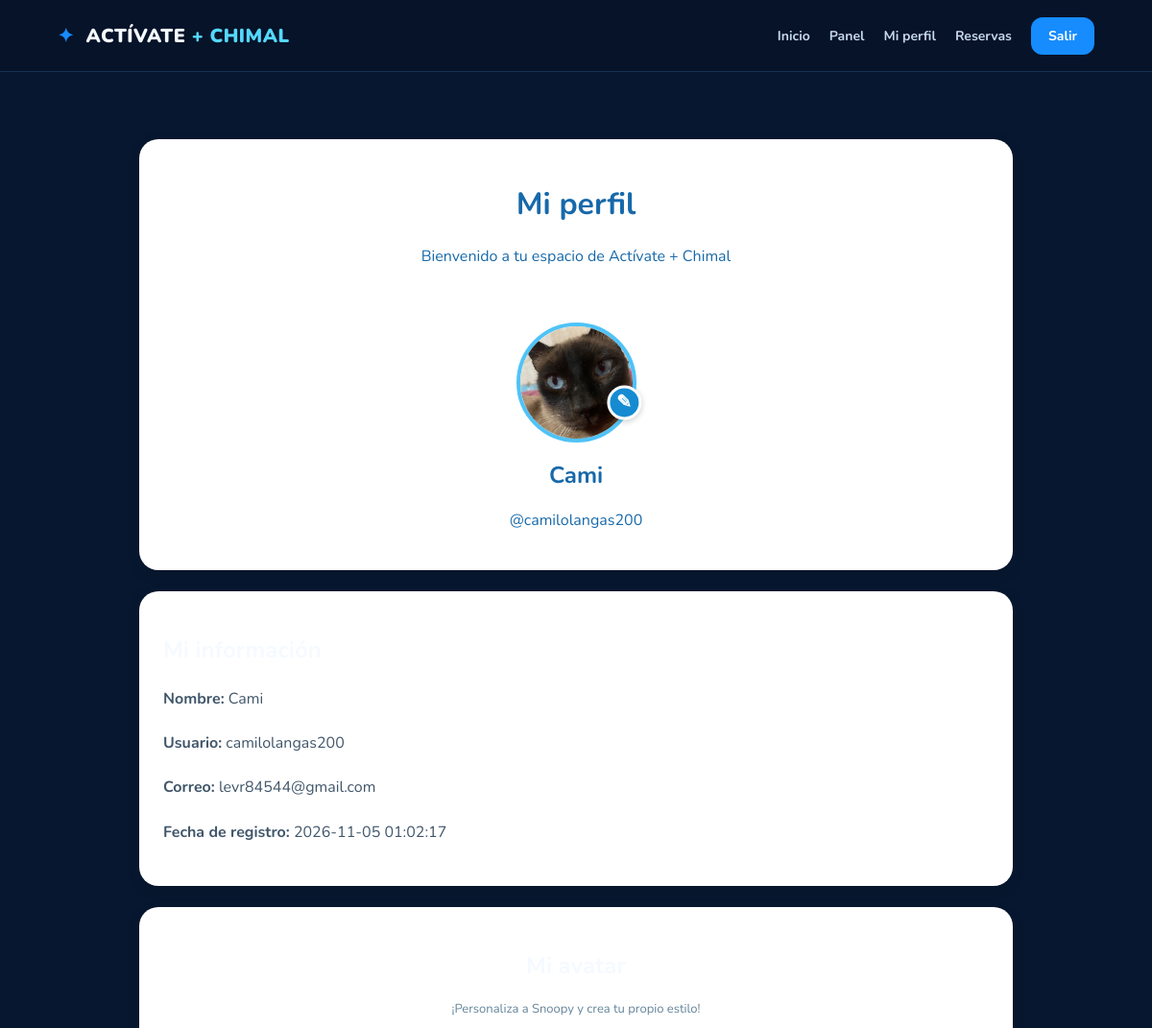
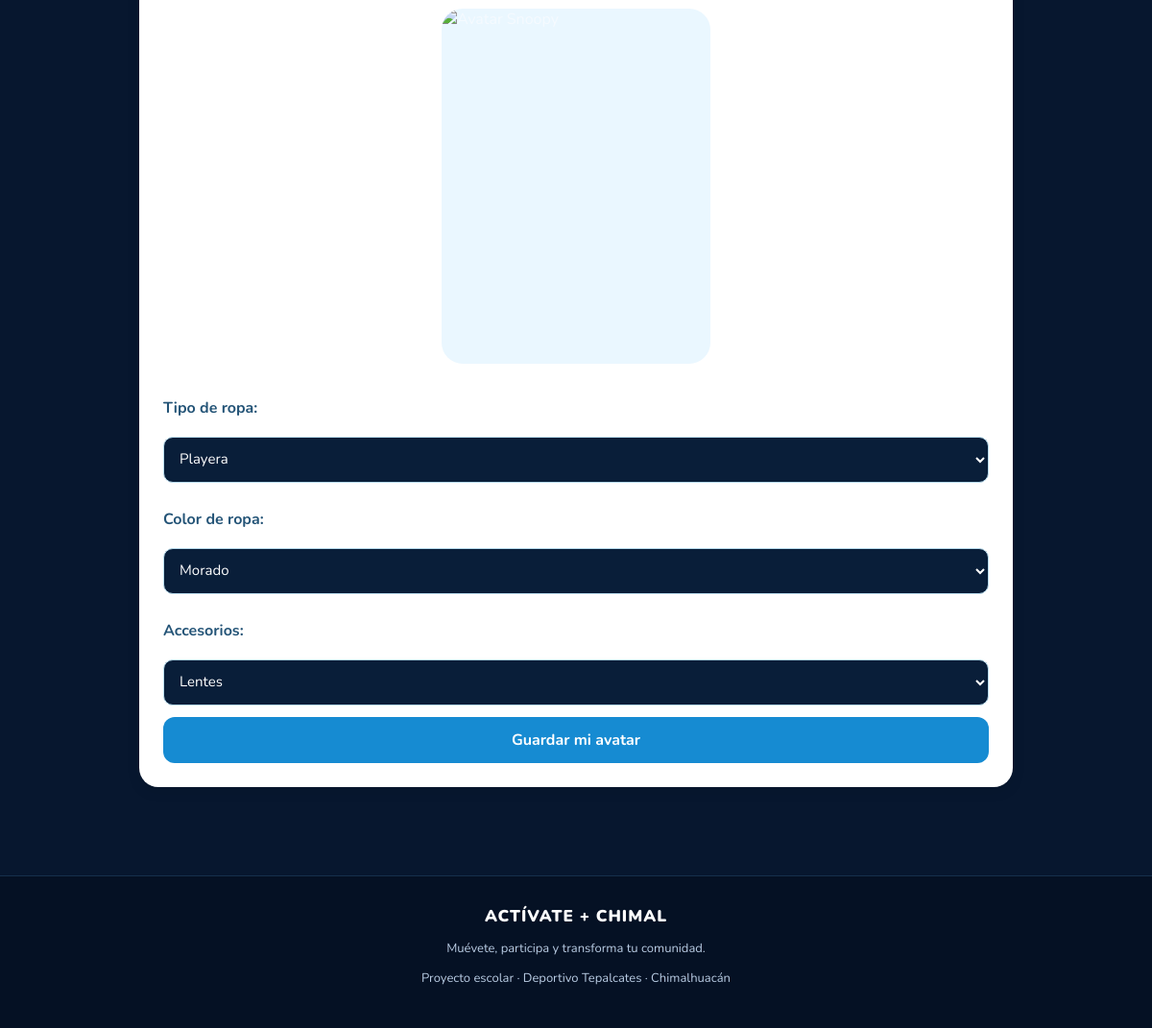
The app's page /perfil (signed in) with its own data (2 pictures, top to bottom).
### tables this page shows
CREATE TABLE usuarios (

            id INTEGER PRIMARY KEY AUTOINCREMENT,

            nombre TEXT NOT NULL,

            usuario TEXT UNIQUE NOT NULL,

            correo TEXT UNIQUE NOT NULL,

            password_hash TEXT NOT NULL,

            foto_perfil TEXT,

            avatar_json TEXT DEFAULT '{}',

            fecha_registro TIMESTAMP DEFAULT CURRENT_TIMESTAMP

        );

### app/routes/profile.py (the view)
@profile.route("/perfil")
def perfil():
    usuario = obtener_usuario()
    if usuario is None:
        return redirect(url_for("auth.login"))
    try:
        avatar = json.loads(usuario["avatar_json"] or "{}")
    except (ValueError, TypeError):
        avatar = {}
    return render_template(
        "perfil.html",
        usuario=usuario,
        avatar=avatar
    )

### app/routes/profile.py (called while the page is built)
def obtener_usuario():
    if "usuario_id" not in session:
        return None
    return get_db().execute(
        "SELECT * FROM usuarios WHERE id = ?",
        (session["usuario_id"],)
    ).fetchone()

### database.py (called while the page is built)
def get_db():
    if "db" not in g:
        database_path = current_app.config["DATABASE"]
        os.makedirs(os.path.dirname(database_path), exist_ok=True)
        g.db = sqlite3.connect(database_path)
        g.db.row_factory = sqlite3.Row
        g.db.execute("PRAGMA foreign_keys = ON")
    return g.db

### app/templates/perfil.html (shortened to what this page needs)
{% extends "base.html" %}
{% block content %}
<div class="perfil-contenedor">
    <div class="perfil-tarjeta perfil-encabezado">
        <h1>Mi perfil</h1>
        <p>Bienvenido a tu espacio de Actívate + Chimal</p>
        <form
            id="formFoto"
            action="{{ url_for('profile.foto') }}"
            method="POST"
            enctype="multipart/form-data"
        >
            <div class="foto-contenedor">
                {% if usuario['foto_perfil'] %}
                    <img
                        id="fotoActual"
                        class="foto-perfil"
                        src="{{ url_for('static', filename='uploads/' ~ usuario['foto_perfil']) }}"
                        alt="Mi fotografía"
                    >
                {% endif %}
                <label
                    for="foto"
                    class="boton-editar-foto"
                    title="Cambiar fotografía"
                >
                    ✎
                </label>
            </div>
        </form>
        <h2>{{ usuario['nombre'] }}</h2>
        <p>@{{ usuario['usuario'] }}</p>
    </div>
    <div class="perfil-tarjeta">
        <h2>Mi información</h2>
        <div class="perfil-datos">
            <p>
                <strong>Nombre:</strong>
                {{ usuario['nombre'] }}
            </p>
            <p>
                <strong>Usuario:</strong>
                {{ usuario['usuario'] }}
            </p>
            <p>
                <strong>Correo:</strong>
                {{ usuario['correo'] }}
            </p>
            <p>
                <strong>Fecha de registro:</strong>
                {{ usuario['fecha_registro'] }}
            </p>
        </div>
    </div>
    <div class="perfil-tarjeta">
        <h2 style="text-align:center;">Mi avatar</h2>
        <p class="perfil-nota">
            ¡Personaliza a Snoopy y crea tu propio estilo!
        </p>
        <div class="avatar-contenedor">
            <img
                src="{{ url_for('static', filename='img/avatar-snoopy.png') }}"
                alt="Avatar Snoopy"
            >
        </div>
        <form
            class="perfil-formulario"
            action="{{ url_for('profile.guardar_avatar') }}"
            method="POST"
        >
            <label for="ropa">Tipo de ropa:</label>
            <select name="ropa" id="ropa">
                <option value="playera" {% if avatar.get('ropa') == 'playera' %}selected{% endif %}>
                    Playera
                </option>
            </select>
            <label for="color">Color de ropa:</label>
            <select name="color" id="color">
                <option value="morado" {% if avatar.get('color') == 'morado' %}selected{% endif %}>
                    Morado
                </option>
            </select>
            <label for="accesorio">Accesorios:</label>
            <select name="accesorio" id="accesorio">
                <option value="lentes" {% if avatar.get('accesorio') == 'lentes' %}selected{% endif %}>
                    Lentes
                </option>
            </select>
            <button class="perfil-boton" type="submit">
                Guardar mi avatar
            </button>
        </form>
    </div>
</div>
{% endblock %}

### app/static/css/estilos.css (style rules this page uses)
:root { --fondo: #07172f; --fondo2: #0b2142; --tarjeta: #102c50; --azul: #168cff; --celeste: #55d8ff; --blanco: #f5faff; --texto: #b9cce3; --borde: rgba(100,190,255,.18); --sombra: 0 12px 35px rgba(0,0,0,.20); }
* { box-sizing: border-box; }
body { margin: 0; background: var(--fondo); color: var(--blanco); font-family: 'Nunito', Arial, sans-serif; min-height: 100vh; }
button, input, select, textarea { font: inherit; }
form label { display: block; font-weight: 800; margin: 15px 0 7px; }
input, select, textarea { width: 100%; padding: 13px; border-radius: 11px; border: 1px solid #315477; background: #091e39; color: white; outline: none; }
.foto-perfil { width: 155px; height: 155px; margin: 22px auto; border-radius: 50%; background: #174875; border: 4px solid var(--celeste); display: grid; place-items: center; overflow: hidden; }

### app/templates/perfil.html (style rules this page uses)
.perfil-contenedor { max-width: 950px; margin: 25px auto; padding: 20px; }
.perfil-tarjeta { background: white; border-radius: 20px; padding: 25px; margin-bottom: 22px; box-shadow: 0 4px 15px rgba(0,0,0,.08); }
.perfil-encabezado { text-align: center; color: #1769aa; }
.foto-contenedor { position: relative; width: 125px; height: 125px; margin: 20px auto; display: block; }
.foto-perfil { position: absolute; top: 0; left: 0; width: 125px; height: 125px; border-radius: 50%; object-fit: cover; border: 4px solid #4fc3f7; background: #eaf7ff; display: block; box-sizing: border-box; }
.boton-editar-foto { position: absolute; right: 0; bottom: 0; transform: translate(15%, 15%); width: 36px; height: 36px; border: 3px solid white; border-radius: 50%; background: #168bd2; color: white; display: flex; align-items: center; justify-content: center; cursor: pointer; font-size: 19px; z-index: 10; box-shadow: 0 2px 6px rgba(0,0,0,.2); }
#formFoto { display: flex; flex-direction: column; align-items: center; }
.perfil-datos { line-height: 1.9; color: #40566a; }
.avatar-contenedor { width: 280px; height: 370px; margin: 20px auto; background: #eaf7ff; border-radius: 22px; display: flex; align-items: center; justify-content: center; overflow: hidden; }
.avatar-contenedor img { width: 100%; height: 100%; object-fit: contain; }
.perfil-formulario { display: flex; flex-direction: column; gap: 12px; }
.perfil-formulario label { font-weight: bold; color: #245477; }
.perfil-formulario select { padding: 12px; border: 1px solid #b9dced; border-radius: 10px; font-size: 15px; width: 100%; }
.perfil-boton { border: none; border-radius: 12px; padding: 13px; background: #168bd2; color: white; font-weight: bold; cursor: pointer; }
.perfil-nota { text-align: center; color: #64849a; font-size: 13px; }

### records on screen
usuarios: foto_perfil (picture), nombre "Cami", usuario "camilolangas200", correo "levr84544@gmail.com", fecha_registro "2026-11-05 01:02:17"
